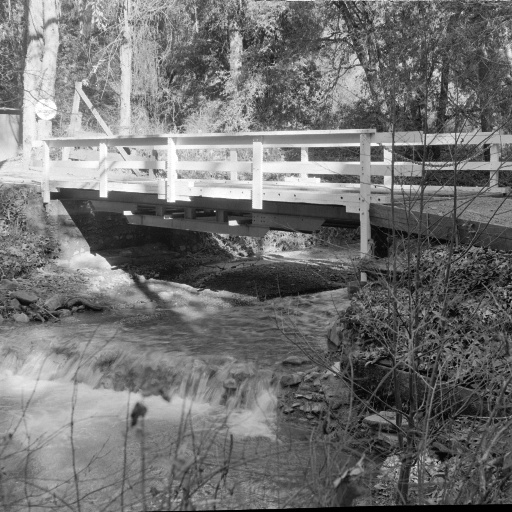
#> input picture transformation & Histogram Equalization/test image/bridge.bmp, 512 x 512 px
$ jupyter execute Assignment2_2.ipynb
#> lines starting #> are read from the running program, lines starting #| are printed output that depends on the picture
[cell 1]
import cv2
import numpy as np
from math import acos, pi, sqrt, cos

[cell 2]
src = cv2.imread('test image/bridge.bmp', cv2.IMREAD_COLOR)
#> src is the input picture: shape (512, 512, 3); min 0, max 255, mean 113.8
height, width = src.shape[0], src.shape[1]
#> height = 512; width = 512

#B, G, R = cv2.split(src)
HSV = cv2.cvtColor(src, cv2.COLOR_BGR2HSV)
#> HSV: shape (512, 512, 3); mean H, S, V 0, 0, 113.8
HSV = np.float32(HSV)
#> HSV: shape (512, 512, 3) float32; mean H, S, V 0, 0, 113.5
H, S, V = cv2.split(HSV)
#> H: shape (512, 512) float32; every value is 0

V = V*255
S = S*255
H = H*255/(2*pi)

#negative = np.zeros((height, width,3), dtype=np.uint8)
plt_1 = np.zeros((height, width,3), dtype=np.uint8)
plt_2 = np.zeros((height, width,3), dtype=np.uint8)
plt_3 = np.zeros((height, width,3), dtype=np.uint8)
plt_4 = np.zeros((height, width,3), dtype=np.uint8)

#Negative
H = np.clip(-H, 0, 255)
S = np.clip(-S, 0, 255)
V = np.clip(-V, 0, 255)

HSV = (np.dstack((H, S, V)) * 255).astype(np.uint8)
#> HSV: shape (512, 512, 3); every value is 0

#HSV = cv2.merge([H,S,V])
#HSV = np.uint8(HSV)
negative = cv2.cvtColor(HSV, cv2.COLOR_HSV2BGR)
# [13 lines of commented-out code are left out]

negative = -src
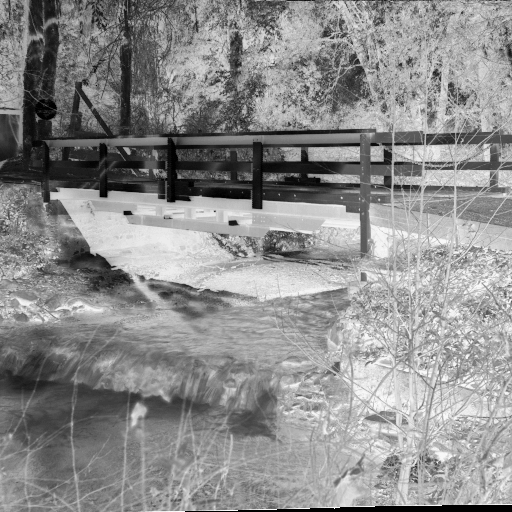
#> negative: shape (512, 512, 3); min 0, max 252, mean 140.8

#power-law transformation : lambda value = 0.20
for i in range(height):
    for j in range(width):
        plt_1[i][j] = ((src[i][j]/255.)**0.20)*255
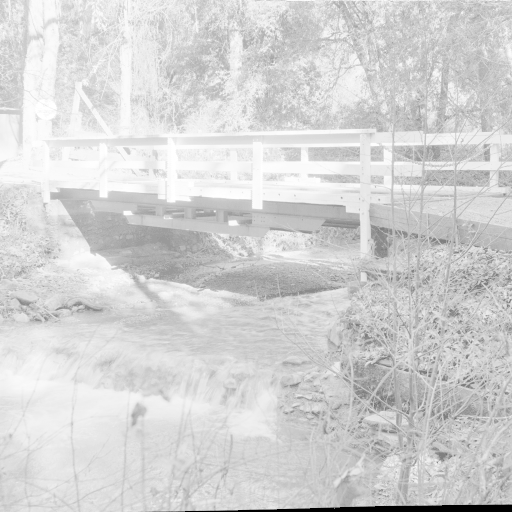
#> plt_1: shape (512, 512, 3); min 0, max 255, mean 211.2

#power-law transformation : lambda value = 0.40
for i in range(height):
    for j in range(width):
        plt_2[i][j] = ((src[i][j]/255.)**0.40)*255.
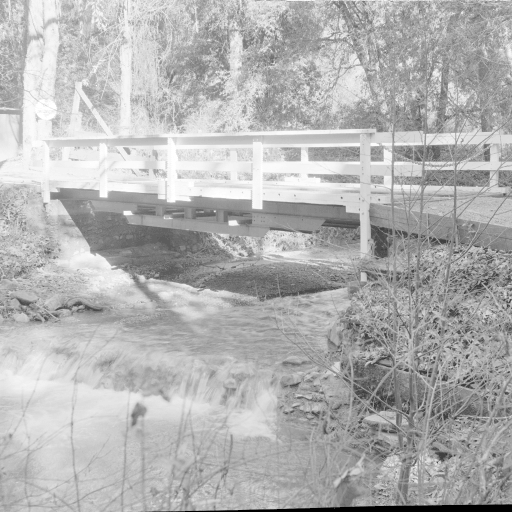
#> plt_2: shape (512, 512, 3); min 0, max 255, mean 178.2

#power-law transformation : lambda value = 1.5
for i in range(height):
    for j in range(width):
        plt_3[i][j] = ((src[i][j]/255.)**1.5)*255.
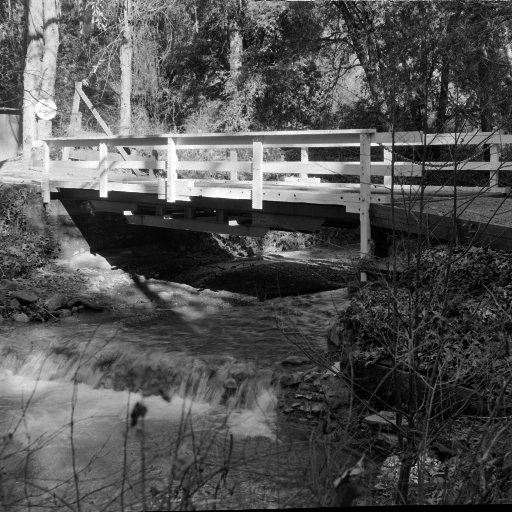
#> plt_3: shape (512, 512, 3); min 0, max 255, mean 82.1

#power-law transformation : lambda value = 5.0
for i in range(height):
    for j in range(width):
        plt_4[i][j] = ((src[i][j]/255.)**5.0)*255.
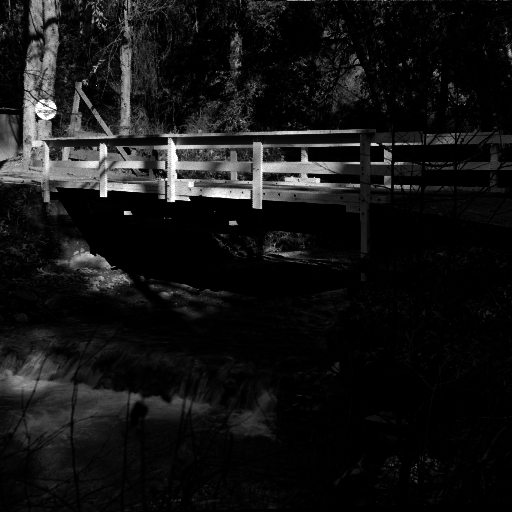
#> plt_4: shape (512, 512, 3); min 0, max 255, mean 20.2

# [9 lines of commented-out code are left out]
cv2.imshow("negative", negative)
cv2.imshow("lambda 0.2", plt_1)
cv2.imshow("lambda 0.4", plt_2)
cv2.imshow("lambda 1.5", plt_3)
cv2.imshow("lambda 5.0", plt_4)
cv2.imshow("src", src)
cv2.waitKey(0)
cv2.destroyAllWindows()

$ run again, with transformation & Histogram Equalization/test image/BoatsColor.bmp copied over transformation & Histogram Equalization/test image/bridge.bmp
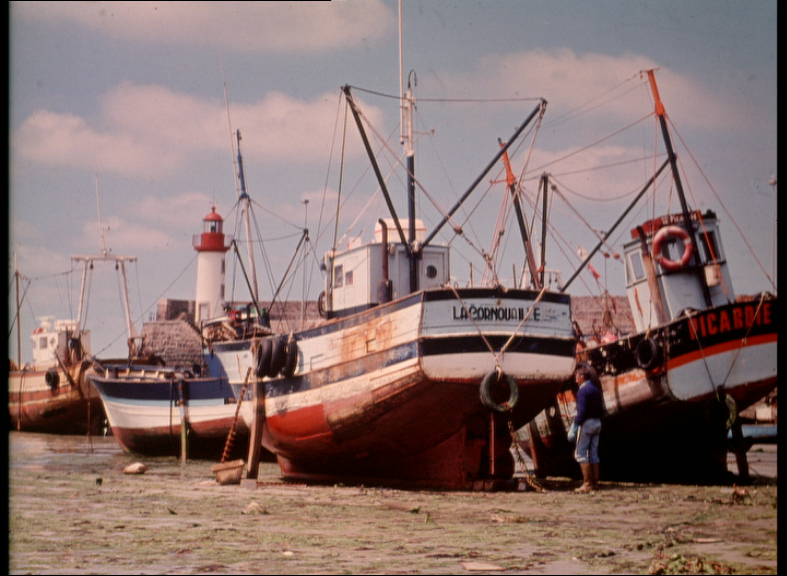
#> input picture transformation & Histogram Equalization/test image/BoatsColor.bmp, 787 x 576 px
#> src is the input picture: shape (576, 787, 3); mean B, G, R 111.6, 114.7, 137.3
#> after the loop `for i in range(height):`:
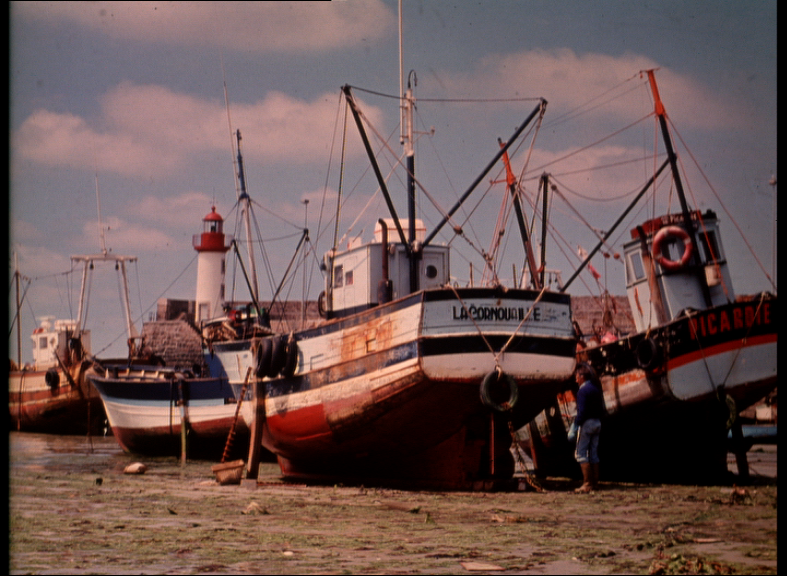
#> plt_3: shape (576, 787, 3); mean B, G, R 82.3, 84.7, 108.2
#> after the loop `for i in range(height):`:
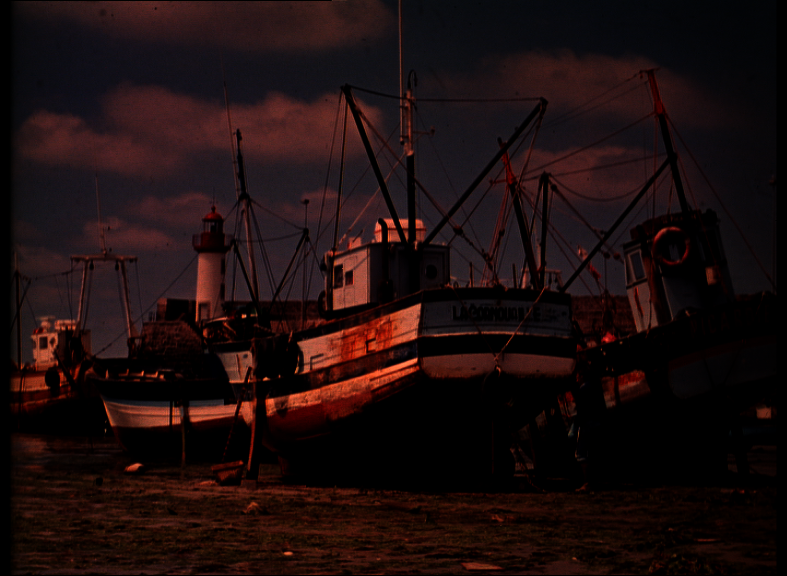
#> plt_4: shape (576, 787, 3); mean B, G, R 13.4, 13.6, 28.5

$ run again, with transformation & Histogram Equalization/test image/baboon.bmp copied over transformation & Histogram Equalization/test image/bridge.bmp
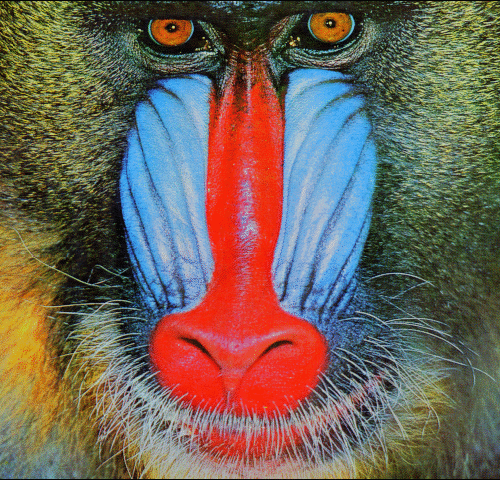
#> input picture transformation & Histogram Equalization/test image/baboon.bmp, 500 x 480 px
#> src is the input picture: shape (480, 500, 3); mean B, G, R 88.7, 100.4, 113
#> after the loop `for i in range(height):`:
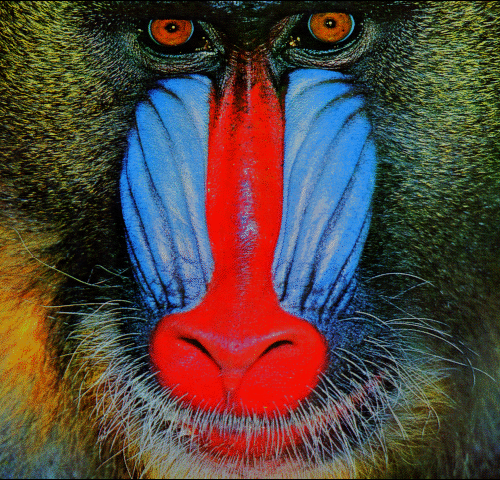
#> plt_3: shape (480, 500, 3); mean B, G, R 62.4, 68.7, 83.4
#> after the loop `for i in range(height):`:
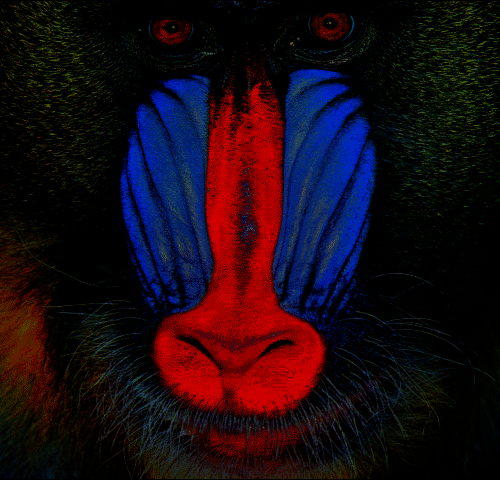
#> plt_4: shape (480, 500, 3); mean B, G, R 18.8, 10, 26.2
